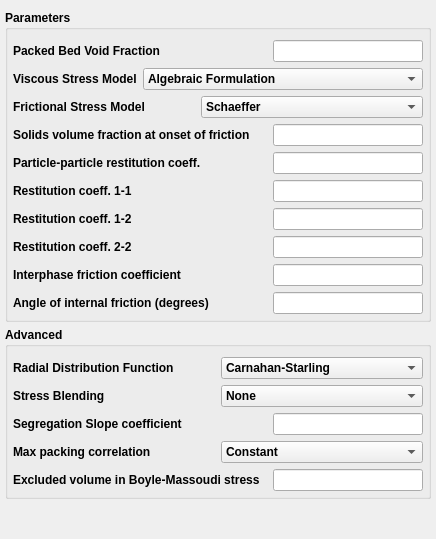
     <widget class="QWidget" name="TFM">
      <property name="sizePolicy">
       <sizepolicy hsizetype="Expanding" vsizetype="Expanding">
        <horstretch>0</horstretch>
        <verstretch>0</verstretch>
       </sizepolicy>
      </property>
      <layout class="QGridLayout" name="gridLayout_3">
       <property name="leftMargin">
        <number>5</number>
       </property>
       <property name="topMargin">
        <number>10</number>
       </property>
       <property name="rightMargin">
        <number>5</number>
       </property>
       <property name="bottomMargin">
        <number>0</number>
       </property>
       <property name="spacing">
        <number>5</number>
       </property>
       <item row="0" column="0">
        <widget class="QGroupBox" name="groupbox_parameters">
         <property name="font">
          <font>
           <weight>75</weight>
           <bold>true</bold>
          </font>
         </property>
         <property name="title">
          <string>Parameters</string>
         </property>
         <property name="flat">
          <bool>true</bool>
         </property>
         <layout class="QVBoxLayout" name="verticalLayout">
          <property name="leftMargin">
           <number>5</number>
          </property>
          <property name="topMargin">
           <number>10</number>
          </property>
          <property name="rightMargin">
           <number>5</number>
          </property>
          <property name="bottomMargin">
           <number>5</number>
          </property>
          <item>
           <layout class="QHBoxLayout" name="horizontalLayout_5">
            <item>
             <widget class="QLabel" name="label_ep_star_2">
              <property name="text">
               <string>Packed Bed Void Fraction</string>
              </property>
             </widget>
            </item>
            <item>
             <widget class="LineEdit" name="lineedit_keyword_ep_star_2">
              <property name="maximumSize">
               <size>
                <width>150</width>
                <height>16777215</height>
               </size>
              </property>
             </widget>
            </item>
           </layout>
          </item>
          <item>
           <layout class="QHBoxLayout" name="horizontalLayout_6">
            <item>
             <widget class="QLabel" name="label_kt_type">
              <property name="text">
               <string>Viscous Stress Model</string>
              </property>
             </widget>
            </item>
            <item>
             <widget class="ComboBox" name="combobox_kt_type">
              <item>
               <property name="text">
                <string>Algebraic Formulation</string>
               </property>
              </item>
              <item>
               <property name="text">
                <string>Lun et al, 1984</string>
               </property>
              </item>
              <item>
               <property name="text">
                <string>Iddir &amp; Arastoopour, 2005</string>
               </property>
              </item>
              <item>
               <property name="text">
                <string>Simonin, 1996</string>
               </property>
              </item>
              <item>
               <property name="text">
                <string>Cao &amp; Ahmadi, 1995</string>
               </property>
              </item>
              <item>
               <property name="text">
                <string>Garzo and Dufty, 1999</string>
               </property>
              </item>
              <item>
               <property name="text">
                <string>Garzo, Tenneti, Subramaniam, Hrenya, 2012</string>
               </property>
              </item>
              <item>
               <property name="text">
                <string>Garzo, Hrenya and Dufty, 2007</string>
               </property>
              </item>
             </widget>
            </item>
           </layout>
          </item>
          <item>
           <layout class="QHBoxLayout" name="horizontalLayout_7">
            <item>
             <widget class="QLabel" name="label_friction_model">
              <property name="text">
               <string>Frictional Stress Model</string>
              </property>
             </widget>
            </item>
            <item>
             <widget class="ComboBox" name="combobox_friction_model">
              <item>
               <property name="text">
                <string>Schaeffer</string>
               </property>
              </item>
              <item>
               <property name="text">
                <string>Srivastava and Sundaresan, 2003</string>
               </property>
              </item>
              <item>
               <property name="text">
                <string>Only Solids Pressure</string>
               </property>
              </item>
             </widget>
            </item>
           </layout>
          </item>
          <item>
           <layout class="QHBoxLayout" name="horizontalLayout_13" stretch="0,0">
            <item>
             <widget class="QLabel" name="label_eps_f_min">
              <property name="text">
               <string>Solids volume fraction at onset of friction</string>
              </property>
             </widget>
            </item>
            <item>
             <widget class="LineEdit" name="lineedit_keyword_eps_f_min">
              <property name="maximumSize">
               <size>
                <width>150</width>
                <height>16777215</height>
               </size>
              </property>
             </widget>
            </item>
           </layout>
          </item>
          <item>
           <layout class="QHBoxLayout" name="layout_c_e">
            <item>
             <widget class="QLabel" name="label_c_e">
              <property name="text">
               <string>Particle-particle restitution coeff.</string>
              </property>
             </widget>
            </item>
            <item>
             <widget class="LineEdit" name="lineedit_keyword_c_e">
              <property name="maximumSize">
               <size>
                <width>150</width>
                <height>16777215</height>
               </size>
              </property>
             </widget>
            </item>
           </layout>
          </item>
          <item>
           <layout class="QHBoxLayout" name="layout_r_p_1_1">
            <item>
             <widget class="QLabel" name="label_r_p_1_1">
              <property name="text">
               <string>Restitution coeff. 1-1</string>
              </property>
             </widget>
            </item>
            <item>
             <widget class="LineEdit" name="lineedit_keyword_r_p_args_1_1">
              <property name="maximumSize">
               <size>
                <width>150</width>
                <height>16777215</height>
               </size>
              </property>
             </widget>
            </item>
           </layout>
          </item>
          <item>
           <layout class="QHBoxLayout" name="layout_r_p_1_2">
            <item>
             <widget class="QLabel" name="label_r_p_1_2">
              <property name="text">
               <string>Restitution coeff. 1-2</string>
              </property>
             </widget>
            </item>
            <item>
             <widget class="LineEdit" name="lineedit_keyword_r_p_args_1_2">
              <property name="maximumSize">
               <size>
                <width>150</width>
                <height>16777215</height>
               </size>
              </property>
             </widget>
            </item>
           </layout>
          </item>
          <item>
           <layout class="QHBoxLayout" name="layout_r_p_2_2">
            <item>
             <widget class="QLabel" name="label_r_p_2_2">
              <property name="text">
               <string>Restitution coeff. 2-2</string>
              </property>
             </widget>
            </item>
            <item>
             <widget class="LineEdit" name="lineedit_keyword_r_p_args_2_2">
              <property name="maximumSize">
               <size>
                <width>150</width>
                <height>16777215</height>
               </size>
              </property>
             </widget>
            </item>
           </layout>
          </item>
          <item>
           <layout class="QHBoxLayout" name="horizontalLayout_15">
            <item>
             <widget class="QLabel" name="label_c_f">
              <property name="text">
               <string>Interphase friction coefficient</string>
              </property>
             </widget>
            </item>
            <item>
             <widget class="LineEdit" name="lineedit_keyword_c_f">
              <property name="maximumSize">
               <size>
                <width>150</width>
                <height>16777215</height>
               </size>
              </property>
             </widget>
            </item>
           </layout>
          </item>
          <item>
           <layout class="QHBoxLayout" name="horizontalLayout_16">
            <item>
             <widget class="QLabel" name="label_phi">
              <property name="text">
               <string>Angle of internal friction (degrees)</string>
              </property>
             </widget>
            </item>
            <item>
             <widget class="LineEdit" name="lineedit_keyword_phi">
              <property name="maximumSize">
               <size>
                <width>150</width>
                <height>16777215</height>
               </size>
              </property>
             </widget>
            </item>
           </layout>
          </item>
         </layout>
        </widget>
       </item>
       <item row="2" column="0">
        <spacer name="verticalSpacer_2">
         <property name="orientation">
          <enum>Qt::Vertical</enum>
         </property>
         <property name="sizeHint" stdset="0">
          <size>
           <width>20</width>
           <height>40</height>
          </size>
         </property>
        </spacer>
       </item>
       <item row="1" column="0">
        <widget class="QGroupBox" name="groupbox_tfm_advanced">
         <property name="font">
          <font>
           <weight>75</weight>
           <bold>true</bold>
          </font>
         </property>
         <property name="title">
          <string>Advanced</string>
         </property>
         <property name="flat">
          <bool>true</bool>
         </property>
         <layout class="QVBoxLayout" name="verticalLayout_5">
          <property name="leftMargin">
           <number>5</number>
          </property>
          <property name="topMargin">
           <number>10</number>
          </property>
          <property name="rightMargin">
           <number>5</number>
          </property>
          <property name="bottomMargin">
           <number>5</number>
          </property>
          <item>
           <layout class="QHBoxLayout" name="horizontalLayout_11">
            <item>
             <widget class="QLabel" name="label_rdf_type">
              <property name="text">
               <string>Radial Distribution Function</string>
              </property>
             </widget>
            </item>
            <item>
             <widget class="ComboBox" name="combobox_rdf_type">
              <item>
               <property name="text">
                <string>Carnahan-Starling</string>
               </property>
              </item>
              <item>
               <property name="text">
                <string>Lebowitz</string>
               </property>
              </item>
              <item>
               <property name="text">
                <string>Mansoori</string>
               </property>
              </item>
              <item>
               <property name="text">
                <string>Modified Lebowitz</string>
               </property>
              </item>
              <item>
               <property name="text">
                <string>Modified Mansoori</string>
               </property>
              </item>
             </widget>
            </item>
           </layout>
          </item>
          <item>
           <layout class="QHBoxLayout" name="horizontalLayout_8">
            <item>
             <widget class="QLabel" name="label_blending_function">
              <property name="text">
               <string>Stress Blending</string>
              </property>
             </widget>
            </item>
            <item>
             <widget class="ComboBox" name="combobox_blending_function">
              <item>
               <property name="text">
                <string>None</string>
               </property>
              </item>
              <item>
               <property name="text">
                <string>Hyperbolic Tangent</string>
               </property>
              </item>
              <item>
               <property name="text">
                <string>Sigmoidal</string>
               </property>
              </item>
             </widget>
            </item>
           </layout>
          </item>
          <item>
           <layout class="QHBoxLayout" name="horizontalLayout_9">
            <item>
             <widget class="QLabel" name="label_segregation_slope_coefficient">
              <property name="text">
               <string>Segregation Slope coefficient</string>
              </property>
             </widget>
            </item>
            <item>
             <widget class="LineEdit" name="lineedit_keyword_segregation_slope_coefficient">
              <property name="maximumSize">
               <size>
                <width>150</width>
                <height>16777215</height>
               </size>
              </property>
             </widget>
            </item>
           </layout>
          </item>
          <item>
           <layout class="QHBoxLayout" name="horizontalLayout_10">
            <item>
             <widget class="QLabel" name="label_max_packing_correlation">
              <property name="text">
               <string>Max packing correlation</string>
              </property>
             </widget>
            </item>
            <item>
             <widget class="ComboBox" name="combobox_max_packing_correlation">
              <item>
               <property name="text">
                <string>Constant</string>
               </property>
              </item>
              <item>
               <property name="text">
                <string>Yu and Standish</string>
               </property>
              </item>
              <item>
               <property name="text">
                <string>Fedors and Landel</string>
               </property>
              </item>
             </widget>
            </item>
           </layout>
          </item>
          <item>
           <layout class="QHBoxLayout" name="horizontalLayout_12">
            <item>
             <widget class="QLabel" name="label_v_ex">
              <property name="text">
               <string>Excluded volume in Boyle-Massoudi stress</string>
              </property>
             </widget>
            </item>
            <item>
             <widget class="LineEdit" name="lineedit_keyword_v_ex">
              <property name="maximumSize">
               <size>
                <width>150</width>
                <height>16777215</height>
               </size>
              </property>
             </widget>
            </item>
           </layout>
          </item>
         </layout>
        </widget>
       </item>
      </layout>
     </widget>
